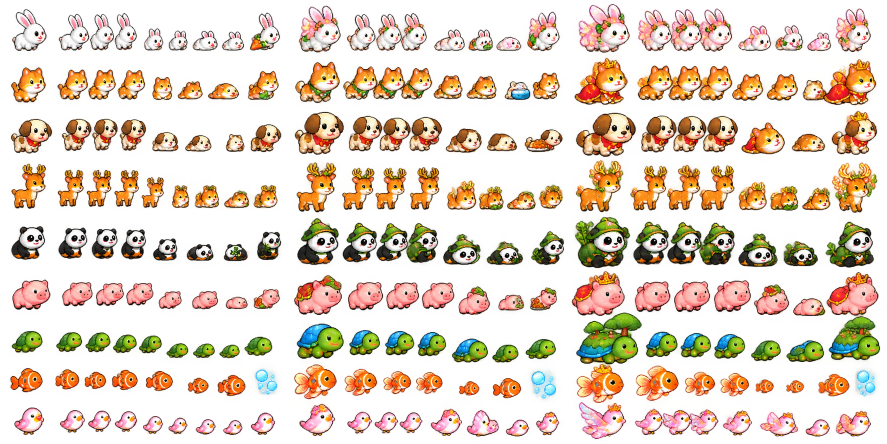
#> input picture docs/art/pet-shop/pets.png, 1774 x 887 px (shown at 1/2 size)
$ python -i export-pets.py   (imports and definitions only)
#> lines starting #> are read from the running program, lines starting #| are printed output that depends on the picture; after the words box and inside, x2 and y2 are one past the last pixel; in counts of white or black regions, pixels touching at a corner belong together
#> further down, picture is the input picture: PIL image 1774x887 RGBA; mean R, G, B, A 112.2, 77.6, 50.2, 86
"""Add supplied pet families without replacing any approved existing sprite or palette."""
import importlib.util
import json
from pathlib import Path
from PIL import Image
ROOT = Path(__file__).resolve().parents[2]
spec = importlib.util.spec_from_file_location('sprite_source', ROOT / 'tools/sprite-source.py')
sprite = importlib.util.module_from_spec(spec)
# [2 lines not run here, left out]
# [1 line that did not run here, left out]
# Reuse the established namespace palette; preserve all existing letters and pixels.
# [1 line that did not run here, left out]
nearest = {}
def color_key(rgb):
    if rgb not in nearest:
        nearest[rgb] = min(colors, key=lambda k: sum((a-b)**2 for a,b in zip(rgb,colors[k])))
    return nearest[rgb]

def clean(image):
    # Ignore faint atlas edge halos. Keep every opaque body pixel and accessory.
    image.putalpha(image.getchannel('A').point(lambda v: 255 if v >= 170 else 0))
    alpha = image.getchannel('A')
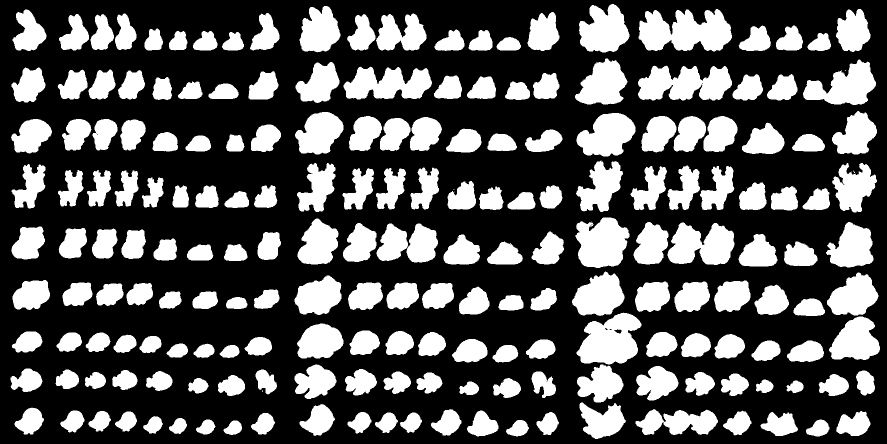
#> alpha: PIL image 1774x887 L (shown at 1/2 size); 33.3% white; 210 white regions (10 under 20 px), largest, box (x1, y1, x2, y2) and area: (1277, 18, 1464, 103) 11316, (1276, 131, 1464, 201) 9416, (1153, 625, 1283, 729) 9164
    mask = alpha
    seen, largest = set(), []
    for y in range(image.height):
        for x in range(image.width):
            if (x,y) in seen or not mask.getpixel((x,y)): continue
            stack, points = [(x,y)], []
            seen.add((x,y))
            while stack:
                px,py = stack.pop();points.append((px,py))
                for nx,ny in [(px-1,py),(px+1,py),(px,py-1),(px,py+1)]:
                    if 0<=nx<image.width and 0<=ny<image.height and (nx,ny) not in seen and mask.getpixel((nx,ny)):
                        seen.add((nx,ny));stack.append((nx,ny))
            if len(points)>len(largest): largest=points
    keep=Image.new('L',image.size)
#> keep: PIL image 1774x887 L; every value is 0
    for point in largest:keep.putpixel(point,255)
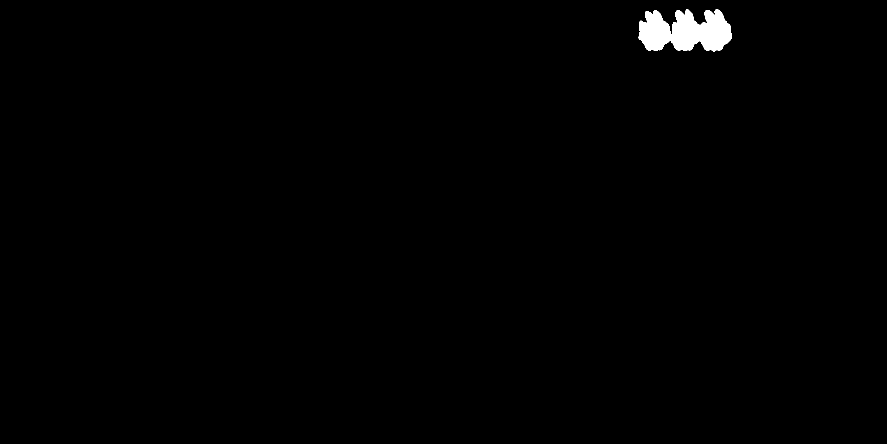
#> keep: PIL image 1774x887 L (shown at 1/2 size); 0.72% white; 1 white region, box (x1, y1, x2, y2) and area: (1277, 18, 1464, 103) 11316
    image.putalpha(Image.composite(alpha,Image.new('L',image.size),keep))
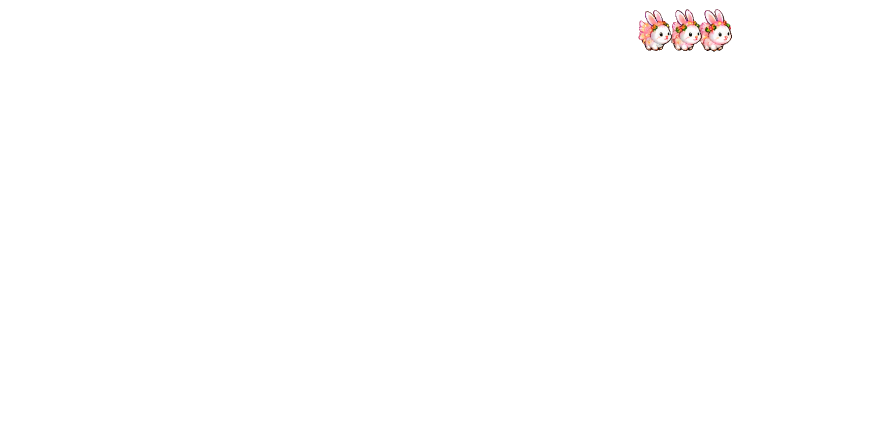
#> image: PIL image 1774x887 RGBA (shown at 1/2 size); mean R, G, B, A 112.2, 77.6, 50.2, 1.8; transparent parts drawn white
    bounds = image.getchannel('A').getbbox()
#> bounds = (1277, 18, 1464, 103)
    if not bounds: raise ValueError('Empty frame')
    return image.crop(bounds)
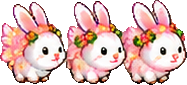
#> returned value: PIL image 187x85 RGBA; mean R, G, B, A 209.9, 166.2, 158.1, 181.5; transparent parts drawn white

# [19 lines not run here, left out]

>>> from PIL import Image
>>> picture = Image.open('../../docs/art/pet-shop/pets.png')
>>> result = clean(picture)
